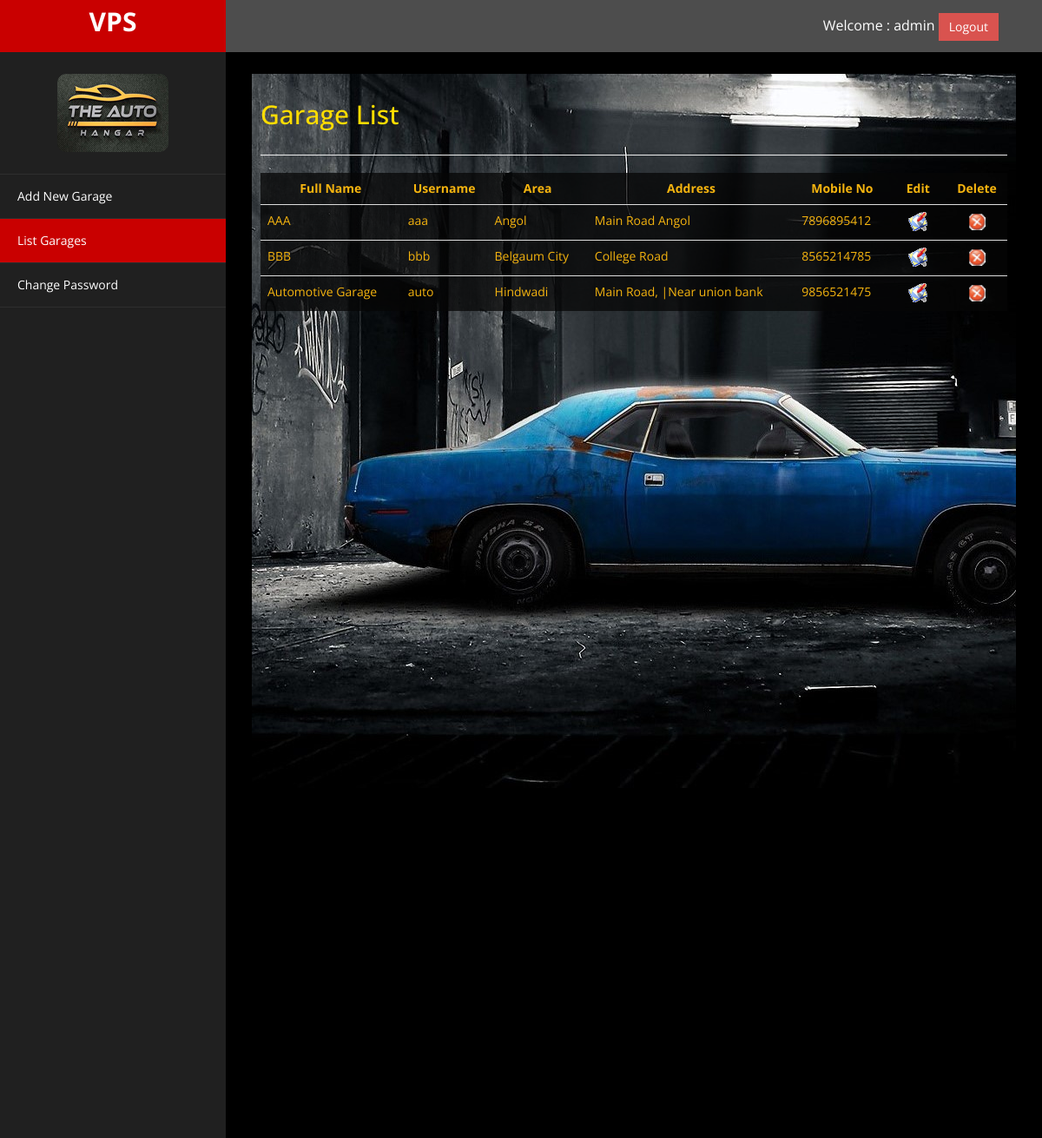
Screenshot of /userlist.php (signed in) with the database file from the repository.
### tables this page shows
CREATE TABLE `tbluser` (
  `id` int(11) NOT NULL,
  `name` varchar(100) NOT NULL,
  `username` varchar(50) NOT NULL,
  `password` varchar(50) NOT NULL,
  `area` varchar(50) NOT NULL,
  `address` text NOT NULL,
  `contact` varchar(10) NOT NULL,
  `location` text NOT NULL
);

### userlist.php (the view, shortened to what this page needs)
<!DOCTYPE html>
<html xmlns="http://www.w3.org/1999/xhtml">
<head>
    <link href="assets/css/bootstrap.css" rel="stylesheet" />
    <link href="assets/css/font-awesome.css" rel="stylesheet" />
    <link href="assets/js/morris/morris-0.4.3.min.css" rel="stylesheet" />
    <link href="assets/css/custom.css" rel="stylesheet" />
</head>
<body>
    <div id="wrapper">
        <nav class="navbar navbar-default navbar-cls-top " role="navigation" style="margin-bottom: 0">
            <div class="navbar-header">
                <a class="navbar-brand" href="#">VPS</a>
            </div>
  <div style="color: white;
padding: 15px 50px 5px 50px;
float: right;
font-size: 16px;">
        <?php
      echo "Welcome : ".$_SESSION['id'];
      ?>
      <a href="logout.php" class="btn btn-danger square-btn-adjust">Logout</a> </div>
        </nav>
                <nav class="navbar-default navbar-side" role="navigation">
            <div class="sidebar-collapse">
                <ul class="nav" id="main-menu">
				<li class="text-center">
                    <img src="assets/img/find_user.png" class="user-image img-responsive"/>
					</li>
                    <li>
                        <a href="newuser.php"><i class=""></i>Add New Garage</a>
                    </li>
                    <li>
                        <a class="active-menu" href="userlist.php"><i class=""></i>List Garages</a>
                    </li>
                     <li>
                        <a  href="edit.php"><i class=""></i>Change Password</a>
                    </li>
                </ul>
            </div>
        </nav>
        <div id="page-wrapper" >
            <div id="page-inner">
                <div class="row">
                    <div class="col-md-12">
                     <h2>Garage List</h2>
                    </div>
                </div>
                <hr />
<?php
include 'dbconnection.php';
if($_SESSION['id']==null){
    header('location:index.php');
}
else{
    ?>
                <table class="table" width="100%"  style='background-color:#060606bf;'>
            <thead align="center"><tr>
                    <td><strong>Full Name</strong></td>
                    <td><strong>Username</strong></td>
                    <td><strong>Area</strong></td>
                    <td><strong>Address</strong></td>
                    <td><strong>Mobile No</strong></td>
                    <td><strong>&nbsp;&nbsp;Edit&nbsp;&nbsp;</strong></td>
                    <td><strong>Delete</strong></td>
                </tr>
            </thead>
            <?php
$query="select * from tbluser";
$result=mysqli_query($link,$query);
if(mysqli_num_rows($result)>0){
while($row=mysqli_fetch_assoc($result)){
    echo "<tr><td>{$row['name']}</td>
          <td>{$row['username']}</td>
          <td>{$row['area']}</td>
          <td>{$row['address']}</td>
          <td>{$row['contact']}</td>
          <td align='center'><a href='userlist.php?id={$row['username']}' title='Update'><img src='images/courselist.gif' width='24px' height='24px'></a></td>";
          ?>
          <td align='center'><a href='deleteuser.php?id=<?php echo $row['username']?>' onclick="return confirm('Do you really want to delete the record')" title='Delete'><img src='images/discard.gif' width='20px' height='20px'></a></td></tr>
 <?php  }
   echo "</table>";
 }
}
    ?>
    </div>
            </div>
        </div>
</body>
</html>

### assets/css/custom.css (style rules this page uses)
body { font-family: 'Open Sans', sans-serif; }
#wrapper { width: 100%; background:#202020; }
#page-wrapper { padding: 15px 15px; min-height: 600px; background:black; }
#page-inner { width:100%; margin:10px 20px 10px 0px; background-image: url('../img/bg.jpg'); padding:10px; min-height:1200px; background-repeat: no-repeat; }
.text-center { text-align:center; }
h2 { color: rgb(255, 221, 0); }
.square-btn-adjust { border: 0px solid transparent; -webkit-border-radius: 0px; -moz-border-radius: 0px; border-radius: 0px; }
.user-image { margin: 25px auto; -webkit-border-radius: 10px; -moz-border-radius: 10px; border-radius: 10px; max-height:170px; max-width:170px; }
.navbar-cls-top .navbar-brand { color: #fff; background: #C90000; width: 260px; text-align: center; height: 60px; font-size: 30px; font-weight: 700; }
.active-menu { background-color:#C90000!important; }
.sidebar-collapse , .sidebar-collapse .nav { background:none; }
.sidebar-collapse .nav { padding:0; }
.sidebar-collapse .nav > li > a { color:#fff; background:#202020; text-shadow:none; }
.sidebar-collapse > .nav > li > a { padding:15px 10px; }
.sidebar-collapse > .nav > li { border-bottom: 1px solid rgba(107, 108, 109, 0.19); }
.navbar-side { border:none; background-color: #202020; }
.navbar-cls-top { background:#4D4D4D; border-bottom:none; }
.navbar-default { border:0px solid black; }
.navbar-header { background: #A70303; }
@media (min-width:768px) { #page-wrapper { margin: 0 0 0 260px; padding: 15px 30px; min-height: 1200px; background:black; } }
@media (min-width:768px) { .navbar-side { z-index: 1; position: absolute; width: 260px; } }
@media (min-width:768px) { .navbar { border-radius: 0px; } }

### rows the page displays
tbluser: name "AAA", username "aaa", area "Angol", address "Main Road Angol", contact "7896895412"
tbluser: name "BBB", username "bbb", area "Belgaum City", address "College Road", contact "8565214785"
tbluser: name "Automotive Garage", username "auto", area "Hindwadi", address "Main Road, |Near union bank", contact "9856521475"

### other values shown
$_SESSION['id'] "admin"
